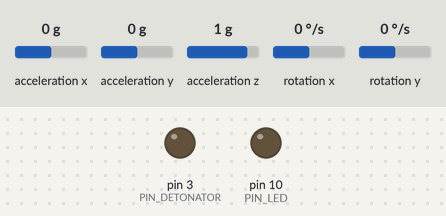
Simulated run of this sketch. Board: Arduino Nano, built with avr-gcc and run on an emulated ATmega328P. Parts: output pins drawn as LEDs (lit = HIGH). Wiring (inferred from the names in the program): MPU-6050 motion sensor at I2C address 0x68; 24Cxx EEPROM at I2C address 0x50. Inputs (shaded band) come from the test bench; at power-on: acceleration z 1 g, acceleration x 0 g, acceleration y 0 g, rotation x 0 °/s, rotation y 0 °/s. EEPROM starts erased; what the sketch prints to the serial monitor is not drawn.

Above: at 12.3 s.
12.4 s: acceleration z set to 0.5 g
13.9 s: acceleration z set to 0.2 g
At 14.18 s:
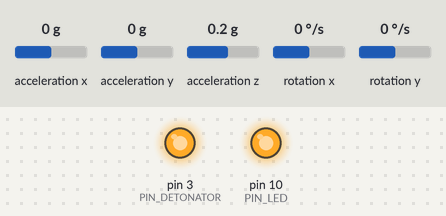
At 15.5 s:
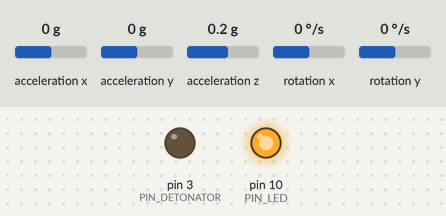
Timing chart, 0 to 17.0 s (numbered marks = the images above; inputs shaded):
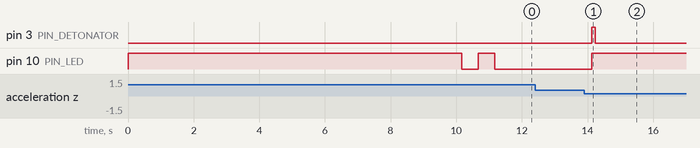

The sketch:

parashute.ino
```cpp
#include <Wire.h>
#include <math.h>
#include <TimerOne.h>

//_________ ADJUST IF NEEDED ________
// select MPU range form +- 2g to +- 16 g
//#define MPU_RANGE 0  // 2g
#define MPU_RANGE 1  // 4g
//#define MPU_RANGE 2  // 8g
//#define MPU_RANGE 3 // 16g
// select threshold value for 2g range
#define FALL_TRESHOLD (float)5000.0f
// time to trigger the fall detection detection
#define TIME_FALL_MS 230
// time to turn off the detonation after the fall detection
#define TIME_TURN_OFF_MS 100
// period of timer trigger/mpu read period in micro seconds
#define MPU_READ_PERIOD_US 10000
// blink period of sleep state
#define BLINK_PERIOD_MS 500

#define SERIAL_BAUDRATE 115200

#define DEBUG_MODE 0

// memory
#define MEMORY_PAGE_SIZE_BYTES 64
#define MEMORY_NUM_PAGES 500
#define MEMORY_SIZE_BYTES (unsigned long)(MEMORY_NUM_PAGES * MEMORY_PAGE_SIZE_BYTES)
// ram buffer for pre-storring mpu data <= MEMORY_PAGE_SIZE_BYTES / 6
// number of records in buffer - also number of records per page max 10
#define MEMORY_BUFFER_RECORDS 5

//__________  DEFINITIONS  __________
#define MPU_ADDRESS 0x68
#define EEPROM_ADDRESS 0x50

//________ MPU6050 REGISTERS ________
#define MPU_PWR_MGMT_1 0x6B
#define MPU_ACCEL_AXES_BASE 0x3B

//__________ HARDWARE SPEC __________
#define PIN_LED_TYPE OUTPUT
#define PIN_DETONATOR_TYPE OUTPUT

#define PIN_LED 10
#define PIN_DETONATOR 3
#define PIN_BUILDIN 13

//__________ THRESHOLD CALC __________
#if MPU_RANGE == 0
#define FALL_TRESHOLD_VALUE (float)(FALL_TRESHOLD)
#elif MPU_RANGE == 1
#define FALL_TRESHOLD_VALUE (float)(FALL_TRESHOLD / 2)
#elif MPU_RANGE == 2
#define FALL_TRESHOLD_VALUE (float)(FALL_TRESHOLD / 4)
#elif MPU_RANGE == 3
#define FALL_TRESHOLD_VALUE (float)(FALLFALL_TRESHOLD / 8)
#else
#error "Invalid MPU_RANGE"
#define FALL_TRESHOLD_VALUE (float)(FALL_TRESHOLD)
#endif

//__________   VARIABLES   __________
enum state_t {
  MEASURE,
  DETECT,
  DETONATE,
  DEPLOYED,
  SLEEP,
  TEST
};

#if DEBUG_MODE
enum state_t state = DETONATE;
#else
enum state_t state = MEASURE;
#endif

int16_t acc_x, acc_y, acc_z = 0;

// fall detection variables
bool is_fall_detected = false;
bool is_fall_condition_met = false;
unsigned long fall_start_time = 0;

// detonator variables
bool is_detonator_active = false;
unsigned long detonator_start_time = 0;

// serial api handling
String input_command = "";
bool is_command_complete = false;

// memory variables
struct data_t {
  int16_t x;
  int16_t y;
  int16_t z;
};

struct data_t buffer[MEMORY_BUFFER_RECORDS];
int buffer_adr = 0;
int eeprom_write_adr = 0;
// timer interrupt for acc sensor read triggered
volatile bool is_read_flag = false;

// serail func decl
void serial_read();
void process_command();

//_____________  SETUP ______________
void setup() {
  // setup of pins
  pinMode(PIN_LED, PIN_LED_TYPE);
  pinMode(PIN_DETONATOR, PIN_DETONATOR_TYPE);
  digitalWrite(PIN_DETONATOR, LOW);

  Wire.begin();

  // Reset MPU6050
  Wire.beginTransmission(MPU_ADDRESS);
  Wire.write(0x6B);
  Wire.write(0);
  Wire.endTransmission(true);

  // accelerometer range settings
  Wire.beginTransmission(MPU_ADDRESS);
  // ACCEL_CONFIG register
  Wire.write(0x1C);
  Wire.write(MPU_RANGE << 3);
  Wire.endTransmission();


  Serial.begin(SERIAL_BAUDRATE);

  Timer1.initialize(MPU_READ_PERIOD_US);

  // Print Available Commands
  Serial.println("Fall detection system initialized");
  Serial.println("Available commands:");
  Serial.println("- READ_DATA: Read the stored fall acceleration data");
  Serial.println("- CLEAR_DATA: Clear all stored data from EEPROM");

  digitalWrite(PIN_LED, HIGH);

  const int time_wait = 10000;
  for (int i = 0; i < time_wait; i++) {
    serial_read();
    process_command();
    delay(1);
  }

  digitalWrite(PIN_LED, LOW);
  delay(500);
  digitalWrite(PIN_LED, HIGH);
  delay(500);
  digitalWrite(PIN_LED, LOW);
}

void mpu_read() {
  Wire.beginTransmission(MPU_ADDRESS);
  Wire.write(MPU_ACCEL_AXES_BASE);
  Wire.endTransmission(false);
  Wire.requestFrom(MPU_ADDRESS, 12, true);

  acc_x = Wire.read() << 8 | Wire.read();
  acc_y = Wire.read() << 8 | Wire.read();
  acc_z = Wire.read() << 8 | Wire.read();
}

enum state_t detect_fall() {
  // state to retun: MEASURE / DETONATE
  enum state_t r_state = MEASURE;

  float acc = sqrt(pow(acc_x, 2) + pow(acc_y, 2) + pow(acc_z, 2));

  // Free-fall detection with TIME_FALL_MS duration check
  // Only check if fall not yet detected
  if (acc <= FALL_TRESHOLD_VALUE && !is_fall_detected) {

    if (!is_fall_condition_met) {
      // Record the start time of the potential fall
      fall_start_time = millis();
      is_fall_condition_met = true;
    }

    // Check if the condition has persisted for TIME_FALL_MS
    if (millis() - fall_start_time >= TIME_FALL_MS) {
      is_fall_detected = true;
      r_state = DETONATE;
    }

  } else if (acc > FALL_TRESHOLD_VALUE) {
    // Reset the condition tracker, but not FALL_DETECTED
    is_fall_condition_met = false;
  }

  return r_state;
}

void eeprom_write(int address, struct data_t* data, int count) {
  int size = count * sizeof(struct data_t);

  if (address < 0 || (address + size) > MEMORY_SIZE_BYTES || size > MEMORY_PAGE_SIZE_BYTES) {
    Serial.println("EEPROM write error: out of memory bounds");
    return;
  }

  Wire.beginTransmission(EEPROM_ADDRESS);
  // MSB of EEPROM address
  Wire.write(address >> 8);
  // LSB of EEPROM address
  Wire.write(address & 0xFF);

  for (int i = 0; i < count; i++) {
    Wire.write((data[i].x >> 8) & 0xFF);
    Wire.write(data[i].x & 0xFF);
    Wire.write((data[i].y >> 8) & 0xFF);
    Wire.write(data[i].y & 0xFF);
    Wire.write((data[i].z >> 8) & 0xFF);
    Wire.write(data[i].z & 0xFF);
  }

  Wire.endTransmission();
}

// Function to read from EEPROM
void eeprom_read(int address, struct data_t* buffer, int count) {
  int size = count * sizeof(struct data_t);

  if (address < 0 || (address + size) > MEMORY_SIZE_BYTES) {
    Serial.println("EEPROM read error: out of memory bounds");
    return;
  }

  Wire.beginTransmission(EEPROM_ADDRESS);
  // MSB of EEPROM address
  Wire.write(address >> 8);
  // LSB of EEPROM address
  Wire.write(address & 0xFF);
  Wire.endTransmission();

  Wire.requestFrom(EEPROM_ADDRESS, size);

  for (int i = 0; i < count; i++) {
    buffer[i].x = (Wire.read() << 8) | Wire.read();
    buffer[i].y = (Wire.read() << 8) | Wire.read();
    buffer[i].z = (Wire.read() << 8) | Wire.read();
  }
}

enum state_t memory_store() {

  int write_size = MEMORY_BUFFER_RECORDS * sizeof(struct data_t);
#if DEBUG_MODE
  Serial.print("MEMORY_STORE: write_size = ");
  Serial.println(write_size);
  Serial.print("MEMORY_STORE: eeprom_write_adr = ");
  Serial.println(eeprom_write_adr);
#endif
  // prevent out-of-bounds write
  if (eeprom_write_adr + write_size >= MEMORY_SIZE_BYTES) {
#if DEBUG_MODE
    Serial.println("JUMP to SLEEP state");
    Serial.print("MEMORY_STORE: MEMORY_SIZE_BYTES = ");
    Serial.println(MEMORY_SIZE_BYTES);
#endif
    return SLEEP;
  }
  // provent out of page write
  if (write_size > MEMORY_PAGE_SIZE_BYTES) {
    Serial.println("EEPROM ERROR: decrease MEMORY_BUFFER_RECORDS, write size is higher than PAGE_SIZE.");
    return SLEEP;
  }

  eeprom_write(eeprom_write_adr, buffer, MEMORY_BUFFER_RECORDS);
  eeprom_write_adr += MEMORY_PAGE_SIZE_BYTES;

  return DEPLOYED;
}

void memory_read() {
  Serial.println("Reading fall data from EEPROM:");
  Serial.print("Time scale between data: ");
  Serial.print(MPU_READ_PERIOD_US);
  Serial.println(" us");
  Serial.print("Number of records: ");
  Serial.println(MEMORY_BUFFER_RECORDS * 512);

  int data_size = sizeof(struct data_t);
  int address = 0;
  int record_index = 0;

  while (address + data_size <= MEMORY_SIZE_BYTES) {

    eeprom_read(address, buffer, MEMORY_BUFFER_RECORDS);

    for (int i = 0; i < MEMORY_BUFFER_RECORDS; i++) {
      Serial.print(record_index);
      Serial.print(",");
      Serial.print(buffer[i].x);
      Serial.print(",");
      Serial.print(buffer[i].y);
      Serial.print(",");
      Serial.println(buffer[i].z);

      record_index++;
    }

    address += MEMORY_PAGE_SIZE_BYTES;
  }
  Serial.println("End of data");
}

void serial_read() {
  while (Serial.available() > 0) {
    char inChar = (char)Serial.read();

    if (inChar == '\n' || inChar == '\r')
      is_command_complete = true;
    else
      input_command += inChar;
  }
}

void process_command() {
  if (is_command_complete) {
    // remove leading/trailing whitespace
    input_command.trim();

    if (input_command.equals("READ_DATA")) {
      memory_read();

      // Reset command variables
      input_command = "";
      is_command_complete = false;
    }
  }
}

void loop() {
  switch (state) {
    // read the magnitude from the MPU
    case MEASURE:
      mpu_read();
      state = DETECT;
      break;

    // detect free fall from measured data
    case DETECT:
      // assings MEASURE/DETONATE state
      state = detect_fall();
      break;

    case DETONATE:
#if DEBUG_MODE
      Serial.print("ACTIVATE DETONATOR");
#endif
      digitalWrite(PIN_DETONATOR, HIGH);
      digitalWrite(PIN_LED, HIGH);
      detonator_start_time = millis();
      is_detonator_active = true;
      state = DEPLOYED;
      Timer1.attachInterrupt(timerISR);
      break;

    case DEPLOYED:
      // deactivete the detonator after some time TIME_TURN_OFF_MS
      if (is_detonator_active && millis() - detonator_start_time >= TIME_TURN_OFF_MS) {
#if DEBUG_MODE
        Serial.print("DEACTIVATE DETONATOR");
#endif
        digitalWrite(PIN_DETONATOR, LOW);
        is_detonator_active = false;
      }

      // triggered by ISR
      if (is_read_flag) {
        Timer1.detachInterrupt();
        mpu_read();

        buffer[buffer_adr].x = acc_x;
        buffer[buffer_adr].y = acc_y;
        buffer[buffer_adr].z = acc_z;
        buffer_adr++;

#if DEBUG_MODE
        Serial.print(acc_x);
        Serial.print(",");
        Serial.print(acc_y);
        Serial.print(",");
        Serial.println(acc_z);
#endif

        // if RAM buffer is full store it in the eeprom
        if (buffer_adr >= MEMORY_BUFFER_RECORDS) {
          // assings DEPLOYED or SLEEP state when memory is full
          state = memory_store();
          buffer_adr = 0;
        }
        is_read_flag = false;
        Timer1.attachInterrupt(timerISR);
      }
      break;

    case SLEEP:
      serial_read();
      process_command();

      // non-blocking LED blink
      static unsigned long previous_time = 0;
      static bool led_state = LOW;

      unsigned long current_time = millis();
      if (current_time - previous_time >= BLINK_PERIOD_MS) {
        previous_time = current_time;
        led_state = !led_state;
        digitalWrite(PIN_LED, led_state);
      }
      break;
  }
}

void timerISR() {
  is_read_flag = true;
}
```

Measured:
- the behaviour switches between 0.4 and 0.3 g on acceleration z (found by bisection; images 0 and 1)
- after the input at 12.4 s, every drawn part: stays the same
- after the input at 13.9 s, pin 3 (PIN_DETONATOR): LOW → HIGH after 0.23 s, → LOW 0.10 s later; pin 10 (PIN_LED): LOW → HIGH after 0.23 s
